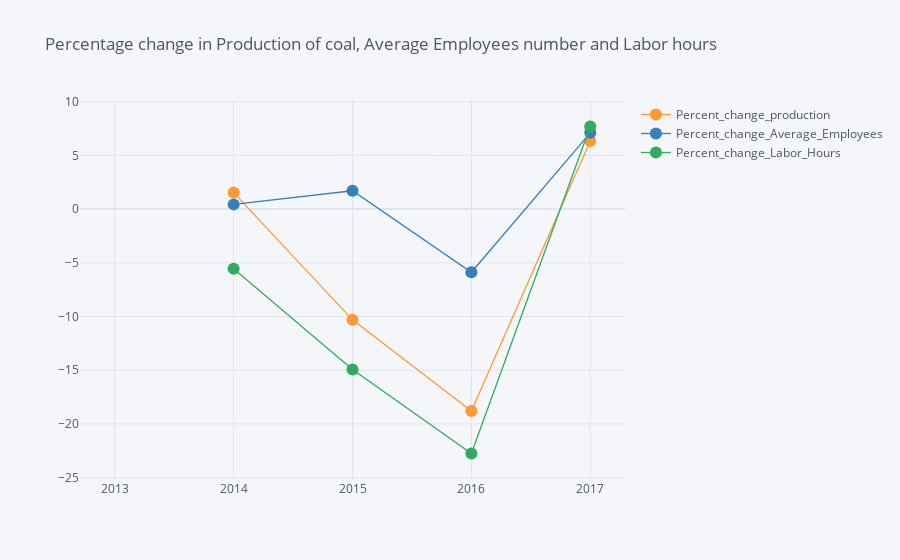

Notebook cell for this chart:
### Code cell
# Visualization
Year[['Percent_change_production',
      'Percent_change_Average_Employees',
      'Percent_change_Labor_Hours']].iplot(mode='lines+markers',
                                           title=('Percentage change in Production of coal, Average Employees number and Labor hours'))

### Figure 1 — Plotly figure (JSON) as saved in the notebook; plotly's stock layout.template omitted (floating-point values rounded to 4 significant figures)
{"data": [{"line": {"color": "rgba(255, 153, 51, 1.0)", "dash": "solid", "shape": "linear", "width": 1.3}, "marker": {"size": 12, "symbol": "circle"}, "mode": "lines+markers", "name": "Percent_change_production", "text": "", "type": "scatter", "x": [2013, 2014, 2015, 2016, 2017], "y": ["", 1.54, -10.31, -18.79, 6.35]}, {"line": {"color": "rgba(55, 128, 191, 1.0)", "dash": "solid", "shape": "linear", "width": 1.3}, "marker": {"size": 12, "symbol": "circle"}, "mode": "lines+markers", "name": "Percent_change_Average_Employees", "text": "", "type": "scatter", "x": [2013, 2014, 2015, 2016, 2017], "y": ["", 0.44, 1.71, -5.88, 7.1]}, {"line": {"color": "rgba(50, 171, 96, 1.0)", "dash": "solid", "shape": "linear", "width": 1.3}, "marker": {"size": 12, "symbol": "circle"}, "mode": "lines+markers", "name": "Percent_change_Labor_Hours", "text": "", "type": "scatter", "x": [2013, 2014, 2015, 2016, 2017], "y": ["", -5.55, -14.94, -22.75, 7.69]}], "layout": {"legend": {"bgcolor": "#F5F6F9", "font": {"color": "#4D5663"}}, "paper_bgcolor": "#F5F6F9", "plot_bgcolor": "#F5F6F9", "title": {"font": {"color": "#4D5663"}, "text": "Percentage change in Production of coal, Average Employees number and Labor hours"}, "xaxis": {"gridcolor": "#E1E5ED", "showgrid": true, "tickfont": {"color": "#4D5663"}, "title": {"font": {"color": "#4D5663"}, "text": ""}, "zerolinecolor": "#E1E5ED"}, "yaxis": {"gridcolor": "#E1E5ED", "showgrid": true, "tickfont": {"color": "#4D5663"}, "title": {"font": {"color": "#4D5663"}, "text": ""}, "zerolinecolor": "#E1E5ED"}}}
